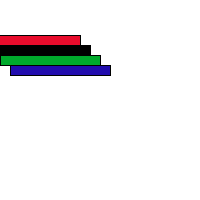
Frame 1 (no input)
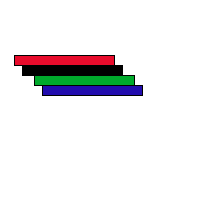
Frame 60 (the mouse pressed at the canvas centre just before this capture)
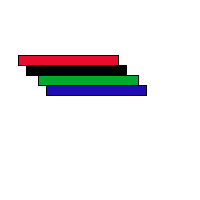
Frame 120 (the mouse held since frame 60 and released just before this capture)

The Processing sketch that drew these frames (run headless with seeded random() and noise(); from frame 60 on, the mouse is pressed at the canvas centre):

// Processing sketch: processing_37565
// ── processing_37565.pde

void setup()
{
  size(200, 200);
  mycar1 = new Car (30, 40, 4, color(233, 12, 44));
  mycar2 = new Car (40, 50, 4, color(0, 0, 0));
  mycar3 = new Car (50, 60, 4, color(0, 170, 44));
  mycar4 = new Car (60, 70, 4, color(33, 12, 174));
}

//int xpos = 20;
//int ypos = 20;

Car mycar1;
Car mycar2;
Car mycar3;
Car mycar4;

void draw()
{
  background (255);
  stroke(0);
  fill(135);
  rectMode(CENTER);

  if (mousePressed)
  {
    mycar1.display();
    mycar2.display();
    mycar3.display();
    mycar4.display();
  }

  else
  {
    mycar1.display();
    mycar1.drive();

    mycar2.display();
    mycar2.drive();

    mycar3.display();
    mycar3.drive();

    mycar4.display();
    mycar4.drive();
  }
}

class Car
{
  int xpos;
  int ypos;
  int speed;
  color carcolour;

  Car(int tempXpos, int tempYpos, int tempSpeed, color tempcolour)
  {
    xpos=tempXpos;
    ypos=tempYpos;
    speed=tempSpeed;
    carcolour=tempcolour;
  }

  void display()
  {
    fill(carcolour);
    rect(xpos, ypos, 100, 10);
  }

  void drive()
  {
    //rect(xpos,ypos,100,10);
    xpos = xpos + speed;
    if (xpos>width)
    {
      xpos=0;
      ypos=ypos + 20;
    } 
    if (ypos>height)
    {
      ypos=0;
      ypos=ypos + 25;
    }
  }
}
